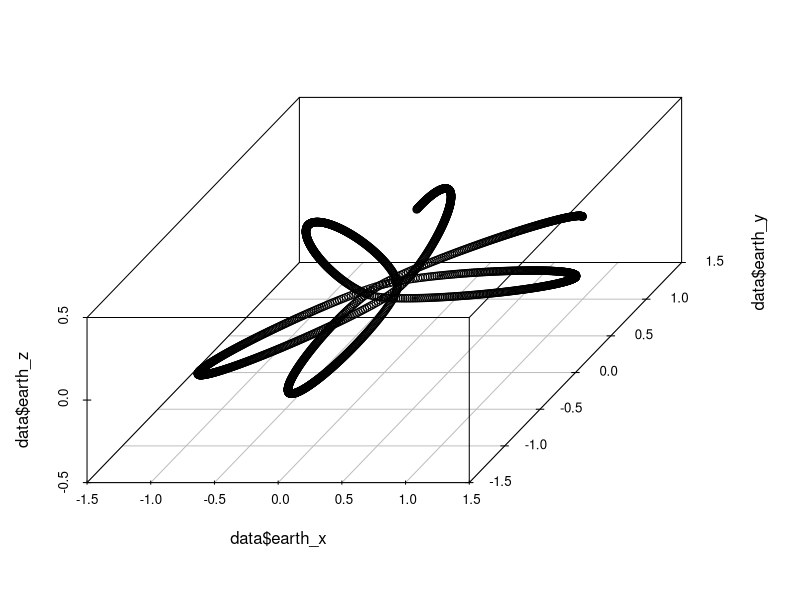
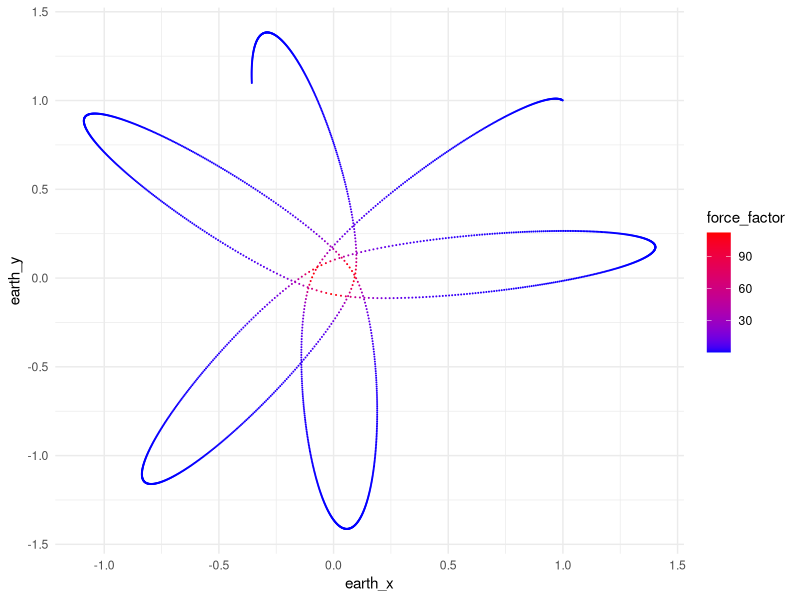

Here is the R script that generated these plots, in order:
library(tidyverse)
library(ggplot2)
library(scatterplot3d)


data <- read.csv("my_newton_data.txt")

scatterplot3d(x=data$earth_x, y = data$earth_y, z = data$earth_z)
data %>% ggplot(aes(x = earth_x, y = earth_y, color = force_factor)) +
  geom_point(size = 0.05) +
  scale_color_gradient(low = "blue", high = "red") + # Define color gradient
  theme_minimal()
